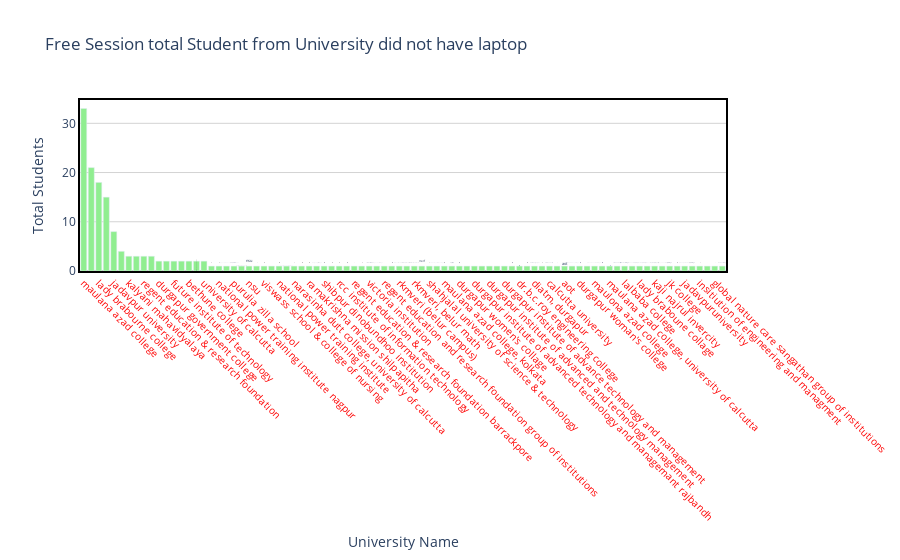

Write notebook code for a chart like this one.
### Code cell
draw_trace_bar(college_no_laptop,'College','no_laptop_counts','Free Session total Student from University did not have laptop ', 'University Name','Total Students',"lightgreen")

### Figure 1 — Plotly figure (JSON) as saved in the notebook; plotly's stock layout.template omitted (floating-point values rounded to 4 significant figures)
{"data": [{"marker": {"color": "lightgreen"}, "text": ["maulana azad college", "durgapur women's college", "lady brabourne college", "regent education and research foundation", "jadavpur university", "asutosh college", "kalyani mahavidyalaya", "vidyasagar university", "regent education & research foundation", "rerf", "durgapur government college", "moulana azad college", "future institute of technology", "narasinha dutt college", "bethune college", "vivekananda college", "university of calcutta", "the new horizons institute of technology", "national power training institute nagpur", "raja peary mohan college", "purulia zilla school", "presidency university", "nsu", "national power training institute (e.r) durgapur", "viswass school & college of nursing", "ramakrishna mission vivekananda educational and research institute", "national power training institute", "narasinha dutta college", "narasinha dutt college, university of calcutta", "vivekananda college,thakurpukur", "ramakrishna mission shilpapitha", "raniganj girls' college", "shibpur dinobundhoo institution", "vidyasagar university, medinipur", "rcc institute of information technology", "vidyasagar college for women", "regent education & research foundation barrackpore", "regent education &research foundation", "victoria institution", "narasingha dutt college", "regent education and research foundation group of institutions", "uttarpara amarendra vidyapith", "rkmveri (belur campus)", "rkmveri belur math", "rkmveri, belur math", "rrerf", "shahjalal university of science & technology", "academy of technology", "maulana azad college, kolkata", "n.p.t.i(e.r.)", "durgapur women's collage", "durgapur institute of advanced technology and management", "durgapur institute of advanced technology and managemant rajbandh", "durgapur institute of advanced technology & management", "durgapur institute of advanced and technology management", "durgapur institute of advance technology and managment", "durgapur institute of advance technology and management", "duragpur women's college", "dr.b.c.roy engineering college", "dr. b. c. roy engineering college", "diatm, durgapur", "college name - durgapur womens college", "calcutta university", "b p poddar institute of management & technology", "aot", "amta ramsaday college", "durgapur woman's college", "durgapur women's college kazi nazrul university", "maulona azad college", "durgapur womens college", "maulana azad college, university of calcutta", "aliah university", "lalbaba college", "lady braboune college", "lady braboune collage", "kalyani mahavidyalay", "kaji najrul invercity", "jogomaya devi college", "jk college", "jagannath kishore college,purulia", "jadavpuruniversity", "j.k college", "insitiution of engineering and managment", "guru nanak institute of pharmaceutical science and technology", "global nature care sangathan group of institutions", "women's collage"], "type": "bar", "x": ["maulana azad college", "durgapur women's college", "lady brabourne college", "regent education and research foundation", "jadavpur university", "asutosh college", "kalyani mahavidyalaya", "vidyasagar university", "regent education & research foundation", "rerf", "durgapur government college", "moulana azad college", "future institute of technology", "narasinha dutt college", "bethune college", "vivekananda college", "university of calcutta", "the new horizons institute of technology", "national power training institute nagpur", "raja peary mohan college", "purulia zilla school", "presidency university", "nsu", "national power training institute (e.r) durgapur", "viswass school & college of nursing", "ramakrishna mission vivekananda educational and research institute", "national power training institute", "narasinha dutta college", "narasinha dutt college, university of calcutta", "vivekananda college,thakurpukur", "ramakrishna mission shilpapitha", "raniganj girls' college", "shibpur dinobundhoo institution", "vidyasagar university, medinipur", "rcc institute of information technology", "vidyasagar college for women", "regent education & research foundation barrackpore", "regent education &research foundation", "victoria institution", "narasingha dutt college", "regent education and research foundation group of institutions", "uttarpara amarendra vidyapith", "rkmveri (belur campus)", "rkmveri belur math", "rkmveri, belur math", "rrerf", "shahjalal university of science & technology", "academy of technology", "maulana azad college, kolkata", "n.p.t.i(e.r.)", "durgapur women's collage", "durgapur institute of advanced technology and management", "durgapur institute of advanced technology and managemant rajbandh", "durgapur institute of advanced technology & management", "durgapur institute of advanced and technology management", "durgapur institute of advance technology and managment", "durgapur institute of advance technology and management", "duragpur women's college", "dr.b.c.roy engineering college", "dr. b. c. roy engineering college", "diatm, durgapur", "college name - durgapur womens college", "calcutta university", "b p poddar institute of management & technology", "aot", "amta ramsaday college", "durgapur woman's college", "durgapur women's college kazi nazrul university", "maulona azad college", "durgapur womens college", "maulana azad college, university of calcutta", "aliah university", "lalbaba college", "lady braboune college", "lady braboune collage", "kalyani mahavidyalay", "kaji najrul invercity", "jogomaya devi college", "jk college", "jagannath kishore college,purulia", "jadavpuruniversity", "j.k college", "insitiution of engineering and managment", "guru nanak institute of pharmaceutical science and technology", "global nature care sangathan group of institutions", "women's collage"], "y": [33, 21, 18, 15, 8, 4, 3, 3, 3, 3, 2, 2, 2, 2, 2, 2, 2, 1, 1, 1, 1, 1, 1, 1, 1, 1, 1, 1, 1, 1, 1, 1, 1, 1, 1, 1, 1, 1, 1, 1, 1, 1, 1, 1, 1, 1, 1, 1, 1, 1, 1, 1, 1, 1, 1, 1, 1, 1, 1, 1, 1, 1, 1, 1, 1, 1, 1, 1, 1, 1, 1, 1, 1, 1, 1, 1, 1, 1, 1, 1, 1, 1, 1, 1, 1, 1]}], "layout": {"hovermode": "closest", "paper_bgcolor": "rgba(0, 0, 0, 0)", "plot_bgcolor": "rgba(0, 0, 0, 0)", "title": {"text": "Free Session total Student from University did not have laptop "}, "xaxis": {"linecolor": "black", "linewidth": 2, "mirror": true, "showline": true, "showticklabels": true, "tickangle": 45, "tickfont": {"color": "red", "size": 10}, "title": {"text": "University Name"}, "zeroline": true, "zerolinecolor": "grey", "zerolinewidth": 1}, "yaxis": {"gridcolor": "lightgrey", "linecolor": "black", "linewidth": 2, "mirror": true, "showline": true, "title": {"text": "Total Students"}, "zeroline": true, "zerolinecolor": "grey", "zerolinewidth": 1}}}
